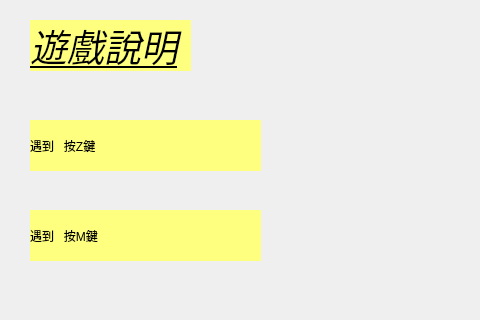
<?xml version="1.0" encoding="UTF-8"?>
<ui version="4.0">
 <class>Explain</class>
 <widget class="QDialog" name="Explain">
  <property name="geometry">
   <rect>
    <x>0</x>
    <y>0</y>
    <width>480</width>
    <height>320</height>
   </rect>
  </property>
  <property name="windowTitle">
   <string>Dialog</string>
  </property>
  <property name="styleSheet">
   <string notr="true">border-image: url(:/img/images/scorebg.jpg);</string>
  </property>
  <widget class="QLabel" name="label">
   <property name="geometry">
    <rect>
     <x>110</x>
     <y>210</y>
     <width>50</width>
     <height>50</height>
    </rect>
   </property>
   <property name="styleSheet">
    <string notr="true">border-image: url(:/img/images/bluepoint.png);</string>
   </property>
   <property name="text">
    <string/>
   </property>
  </widget>
  <widget class="QLabel" name="label_2">
   <property name="geometry">
    <rect>
     <x>110</x>
     <y>120</y>
     <width>50</width>
     <height>50</height>
    </rect>
   </property>
   <property name="styleSheet">
    <string notr="true">border-image: url(:/img/images/redpoint.png);</string>
   </property>
   <property name="text">
    <string/>
   </property>
  </widget>
  <widget class="QLabel" name="label_3">
   <property name="geometry">
    <rect>
     <x>30</x>
     <y>20</y>
     <width>161</width>
     <height>51</height>
    </rect>
   </property>
   <property name="font">
    <font>
     <family>華康秀風體W3</family>
     <pointsize>28</pointsize>
     <weight>9</weight>
     <italic>true</italic>
     <bold>false</bold>
     <underline>true</underline>
    </font>
   </property>
   <property name="styleSheet">
    <string notr="true">border-image: url(:/);
text-decoration: underline;
font: 75 italic 28pt &quot;華康秀風體W3&quot;;
background-color: rgb(255, 255, 127);</string>
   </property>
   <property name="text">
    <string>遊戲說明</string>
   </property>
  </widget>
  <widget class="QLabel" name="label_4">
   <property name="geometry">
    <rect>
     <x>30</x>
     <y>120</y>
     <width>231</width>
     <height>51</height>
    </rect>
   </property>
   <property name="styleSheet">
    <string notr="true">border-image: url(:/);
font: 75 italic 26pt &quot;華康秀風體W3&quot;;
background-color: rgb(255, 255, 127);</string>
   </property>
   <property name="text">
    <string>遇到   按Z鍵</string>
   </property>
  </widget>
  <widget class="QLabel" name="label_5">
   <property name="geometry">
    <rect>
     <x>30</x>
     <y>210</y>
     <width>231</width>
     <height>51</height>
    </rect>
   </property>
   <property name="styleSheet">
    <string notr="true">border-image: url(:/);
font: 75 italic 26pt &quot;華康秀風體W3&quot;;
background-color: rgb(255, 255, 127);</string>
   </property>
   <property name="text">
    <string>遇到   按M鍵</string>
   </property>
  </widget>
  <widget class="QLabel" name="label_6">
   <property name="geometry">
    <rect>
     <x>270</x>
     <y>80</y>
     <width>211</width>
     <height>231</height>
    </rect>
   </property>
   <property name="styleSheet">
    <string notr="true">border-image: url(:/img/images/gin.png);</string>
   </property>
   <property name="text">
    <string/>
   </property>
  </widget>
  <zorder>label_5</zorder>
  <zorder>label_4</zorder>
  <zorder>label</zorder>
  <zorder>label_2</zorder>
  <zorder>label_3</zorder>
  <zorder>label_6</zorder>
 </widget>
 <resources/>
 <connections/>
</ui>
